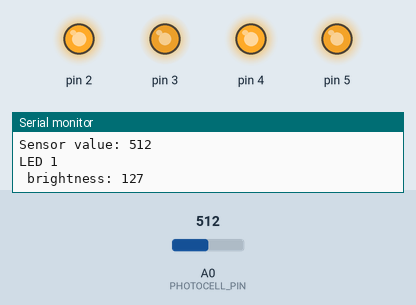
Recording of a sketch running on a simulated Arduino Uno, built with avr-gcc and run on an emulated ATmega328P. On the bench: output pins drawn as LEDs (lit = HIGH), the last lines printed to the serial monitor. The test bench sets the inputs (shaded band); at power-on: A0 (PHOTOCELL_PIN) = 512.

Above: at 10.8 s.
10.9 s: A0 (PHOTOCELL_PIN) set to 1023
At 22.5 s:
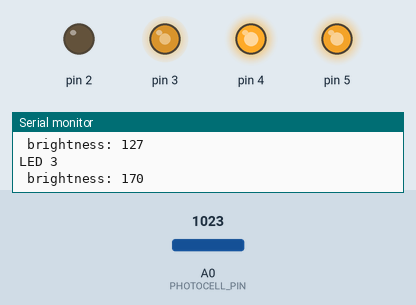
24.9 s: A0 (PHOTOCELL_PIN) set to 1005
At 32.7 s:
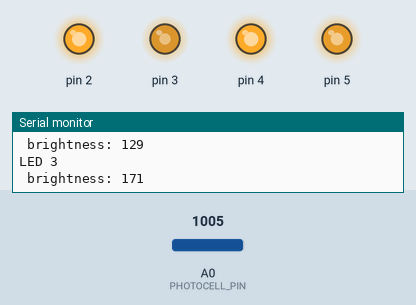
Timing chart, 0 to 34.2 s (numbered marks = the images above; inputs shaded):
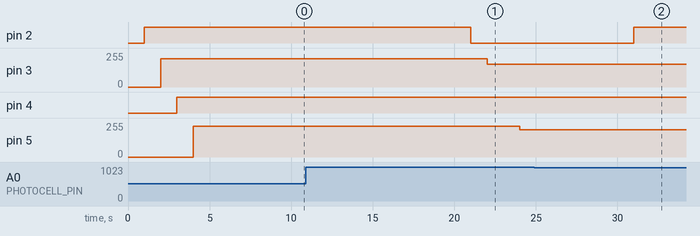

The sketch:

Lab_ledArray.ino
```cpp
const int PHOTOCELL_PIN = A0;
int sensorValue = 0;
int ledValue = 0;
int brightness = 0;

void setup()
{
  pinMode(PHOTOCELL_PIN, INPUT);
  Serial.begin(9600);

  for(int i = 1; i<=5; i++){
    pinMode(i, OUTPUT);
  }
}

void loop()
{
  sensorValue = analogRead(PHOTOCELL_PIN);
  Serial.print("Sensor value: ");
  Serial.println(sensorValue);

  for(int i = 1; i<=5; i++){
    ledValue = sensorValue/i;
    brightness = map(ledValue, 1023, 0, 0, 255);
    analogWrite(i, brightness);
    Serial.print("LED ");
    Serial.println(i);
    Serial.print(" brightness: ");
    Serial.println(brightness);
    delay(1000);
  }
  delay(5000);
}
```

Measured:
- the behaviour switches between 1020 and 1019 on A0 (PHOTOCELL_PIN) (found by bisection; images 1 and 2)
- after the input at 10.9 s, pin 2: HIGH → LOW after 10.1 s; pin 3: 212/255 → 170/255 after 11.1 s; pin 5: 229/255 → 204/255 after 13.1 s
- after the input at 24.9 s, pin 2: LOW → HIGH after 6.1 s; pin 3: 170/255 → 171/255 after 7.1 s
